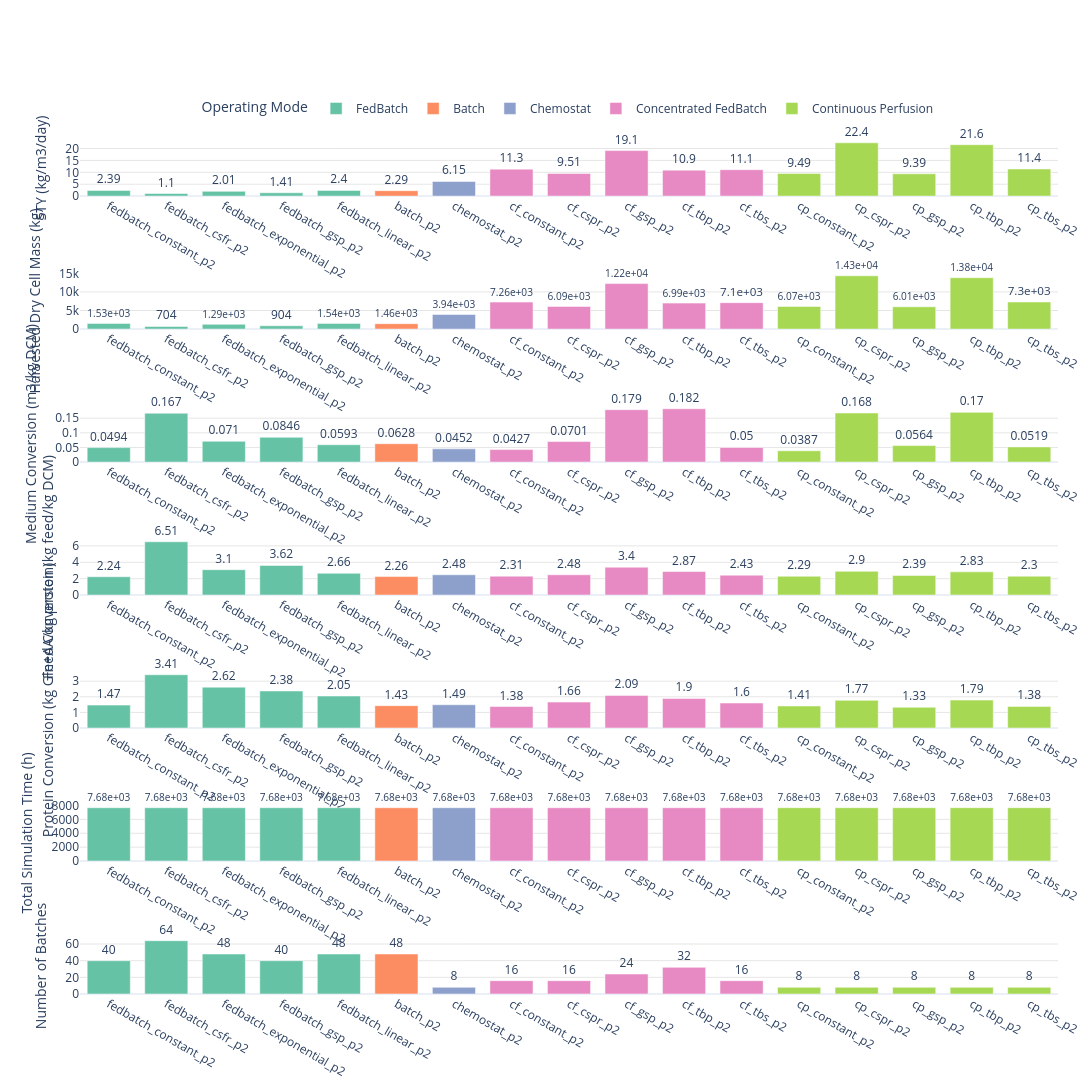

Notebook code for this chart:
### Code cell
# ── KPI Bar Plots: one subplot per KPI, grouped by mode ───────────────────────
import plotly.graph_objects as go
from plotly.subplots import make_subplots


plot_cols = [c for c in KPI_LABELS_MAIN if c in df_stats.columns]
if not plot_cols:
    raise ValueError("No KPI columns available to plot.")

n_plots = len(plot_cols)
fig = make_subplots(
    rows=n_plots,
    cols=1,
    shared_xaxes=False,
    shared_yaxes=False,
    vertical_spacing=0.09,
 )

for row, col in enumerate(plot_cols, start=1):
    for mode in mode_order:
        sub = plot_data_ordered.loc[plot_data_ordered["mode"] == mode, ["short_label", col]].copy()
        sub[col] = sub[col].astype(float)

        fig.add_trace(
            go.Bar(
                x=sub["short_label"],
                y=sub[col],
                name=mode,
                marker_color=mode_colors[mode],
                text=[f"{v:.3g}" for v in sub[col]],
                textposition="outside",
                cliponaxis=False,
                showlegend=(row == 1),
                hovertemplate=(
                    "<b>%{x}</b><br>"
                    + f"{KPI_LABELS_MAIN[col]}: "
                    + "%{y:.4g}<br>"
                    + f"Mode: {mode}<extra></extra>"
                ),
            ),
            row=row,
            col=1,
        )

    fig.update_xaxes(
        categoryorder="array",
        categoryarray=category_order_vertical,
        row=row,
        col=1,
    )
    fig.update_yaxes(
        title_text=KPI_LABELS_MAIN[col],
        row=row,
        col=1,
        showgrid=True,
        gridcolor="rgba(0,0,0,0.10)",
    )

fig.update_layout(
    height=max(700, 340 * n_plots),
    width=1100,
    barmode="group",
    bargap=0.25,
    legend_title_text="Operating Mode",
    legend=dict(
        orientation="h",
        yanchor="bottom",
        y=1.02,
        xanchor="center",
        x=0.5,
    ),
    margin=dict(l=80, r=20, t=140, b=20),
    template="plotly_white",
)

fig.show()

### Figure 1 — Plotly figure (JSON) as saved in the notebook; plotly's stock layout.template omitted (floating-point values rounded to 4 significant figures)
{"data": [{"cliponaxis": false, "hovertemplate": "<b>%{x}</b><br>STY (kg/m3/day): %{y:.4g}<br>Mode: FedBatch<extra></extra>", "marker": {"color": "rgb(102,194,165)"}, "name": "FedBatch", "showlegend": true, "text": ["2.39", "1.1", "2.01", "1.41", "2.4"], "textposition": "outside", "type": "bar", "x": ["fedbatch_constant_p2", "fedbatch_csfr_p2", "fedbatch_exponential_p2", "fedbatch_gsp_p2", "fedbatch_linear_p2"], "xaxis": "x", "y": [2.387, 1.099, 2.013, 1.412, 2.4], "yaxis": "y"}, {"cliponaxis": false, "hovertemplate": "<b>%{x}</b><br>STY (kg/m3/day): %{y:.4g}<br>Mode: Batch<extra></extra>", "marker": {"color": "rgb(252,141,98)"}, "name": "Batch", "showlegend": true, "text": ["2.29"], "textposition": "outside", "type": "bar", "x": ["batch_p2"], "xaxis": "x", "y": [2.285], "yaxis": "y"}, {"cliponaxis": false, "hovertemplate": "<b>%{x}</b><br>STY (kg/m3/day): %{y:.4g}<br>Mode: Chemostat<extra></extra>", "marker": {"color": "rgb(141,160,203)"}, "name": "Chemostat", "showlegend": true, "text": ["6.15"], "textposition": "outside", "type": "bar", "x": ["chemostat_p2"], "xaxis": "x", "y": [6.151], "yaxis": "y"}, {"cliponaxis": false, "hovertemplate": "<b>%{x}</b><br>STY (kg/m3/day): %{y:.4g}<br>Mode: Concentrated FedBatch<extra></extra>", "marker": {"color": "rgb(231,138,195)"}, "name": "Concentrated FedBatch", "showlegend": true, "text": ["11.3", "9.51", "19.1", "10.9", "11.1"], "textposition": "outside", "type": "bar", "x": ["cf_constant_p2", "cf_cspr_p2", "cf_gsp_p2", "cf_tbp_p2", "cf_tbs_p2"], "xaxis": "x", "y": [11.34, 9.512, 19.13, 10.91, 11.1], "yaxis": "y"}, {"cliponaxis": false, "hovertemplate": "<b>%{x}</b><br>STY (kg/m3/day): %{y:.4g}<br>Mode: Continuous Perfusion<extra></extra>", "marker": {"color": "rgb(166,216,84)"}, "name": "Continuous Perfusion", "showlegend": true, "text": ["9.49", "22.4", "9.39", "21.6", "11.4"], "textposition": "outside", "type": "bar", "x": ["cp_constant_p2", "cp_cspr_p2", "cp_gsp_p2", "cp_tbp_p2", "cp_tbs_p2"], "xaxis": "x", "y": [9.488, 22.4, 9.39, 21.61, 11.41], "yaxis": "y"}, {"cliponaxis": false, "hovertemplate": "<b>%{x}</b><br>Harvested Dry Cell Mass (kg): %{y:.4g}<br>Mode: FedBatch<extra></extra>", "marker": {"color": "rgb(102,194,165)"}, "name": "FedBatch", "showlegend": false, "text": ["1.53e+03", "704", "1.29e+03", "904", "1.54e+03"], "textposition": "outside", "type": "bar", "x": ["fedbatch_constant_p2", "fedbatch_csfr_p2", "fedbatch_exponential_p2", "fedbatch_gsp_p2", "fedbatch_linear_p2"], "xaxis": "x2", "y": [1528.0, 703.7, 1289.0, 903.7, 1536.0], "yaxis": "y2"}, {"cliponaxis": false, "hovertemplate": "<b>%{x}</b><br>Harvested Dry Cell Mass (kg): %{y:.4g}<br>Mode: Batch<extra></extra>", "marker": {"color": "rgb(252,141,98)"}, "name": "Batch", "showlegend": false, "text": ["1.46e+03"], "textposition": "outside", "type": "bar", "x": ["batch_p2"], "xaxis": "x2", "y": [1463.0], "yaxis": "y2"}, {"cliponaxis": false, "hovertemplate": "<b>%{x}</b><br>Harvested Dry Cell Mass (kg): %{y:.4g}<br>Mode: Chemostat<extra></extra>", "marker": {"color": "rgb(141,160,203)"}, "name": "Chemostat", "showlegend": false, "text": ["3.94e+03"], "textposition": "outside", "type": "bar", "x": ["chemostat_p2"], "xaxis": "x2", "y": [3937.0], "yaxis": "y2"}, {"cliponaxis": false, "hovertemplate": "<b>%{x}</b><br>Harvested Dry Cell Mass (kg): %{y:.4g}<br>Mode: Concentrated FedBatch<extra></extra>", "marker": {"color": "rgb(231,138,195)"}, "name": "Concentrated FedBatch", "showlegend": false, "text": ["7.26e+03", "6.09e+03", "1.22e+04", "6.99e+03", "7.1e+03"], "textposition": "outside", "type": "bar", "x": ["cf_constant_p2", "cf_cspr_p2", "cf_gsp_p2", "cf_tbp_p2", "cf_tbs_p2"], "xaxis": "x2", "y": [7255.0, 6088.0, 12240.0, 6986.0, 7104.0], "yaxis": "y2"}, {"cliponaxis": false, "hovertemplate": "<b>%{x}</b><br>Harvested Dry Cell Mass (kg): %{y:.4g}<br>Mode: Continuous Perfusion<extra></extra>", "marker": {"color": "rgb(166,216,84)"}, "name": "Continuous Perfusion", "showlegend": false, "text": ["6.07e+03", "1.43e+04", "6.01e+03", "1.38e+04", "7.3e+03"], "textposition": "outside", "type": "bar", "x": ["cp_constant_p2", "cp_cspr_p2", "cp_gsp_p2", "cp_tbp_p2", "cp_tbs_p2"], "xaxis": "x2", "y": [6072.0, 14340.0, 6010.0, 13830.0, 7302.0], "yaxis": "y2"}, {"cliponaxis": false, "hovertemplate": "<b>%{x}</b><br>Medium Conversion (m3/kg DCM): %{y:.4g}<br>Mode: FedBatch<extra></extra>", "marker": {"color": "rgb(102,194,165)"}, "name": "FedBatch", "showlegend": false, "text": ["0.0494", "0.167", "0.071", "0.0846", "0.0593"], "textposition": "outside", "type": "bar", "x": ["fedbatch_constant_p2", "fedbatch_csfr_p2", "fedbatch_exponential_p2", "fedbatch_gsp_p2", "fedbatch_linear_p2"], "xaxis": "x3", "y": [0.04944, 0.167, 0.07105, 0.08463, 0.05928], "yaxis": "y3"}, {"cliponaxis": false, "hovertemplate": "<b>%{x}</b><br>Medium Conversion (m3/kg DCM): %{y:.4g}<br>Mode: Batch<extra></extra>", "marker": {"color": "rgb(252,141,98)"}, "name": "Batch", "showlegend": false, "text": ["0.0628"], "textposition": "outside", "type": "bar", "x": ["batch_p2"], "xaxis": "x3", "y": [0.06276], "yaxis": "y3"}, {"cliponaxis": false, "hovertemplate": "<b>%{x}</b><br>Medium Conversion (m3/kg DCM): %{y:.4g}<br>Mode: Chemostat<extra></extra>", "marker": {"color": "rgb(141,160,203)"}, "name": "Chemostat", "showlegend": false, "text": ["0.0452"], "textposition": "outside", "type": "bar", "x": ["chemostat_p2"], "xaxis": "x3", "y": [0.04522], "yaxis": "y3"}, {"cliponaxis": false, "hovertemplate": "<b>%{x}</b><br>Medium Conversion (m3/kg DCM): %{y:.4g}<br>Mode: Concentrated FedBatch<extra></extra>", "marker": {"color": "rgb(231,138,195)"}, "name": "Concentrated FedBatch", "showlegend": false, "text": ["0.0427", "0.0701", "0.179", "0.182", "0.05"], "textposition": "outside", "type": "bar", "x": ["cf_constant_p2", "cf_cspr_p2", "cf_gsp_p2", "cf_tbp_p2", "cf_tbs_p2"], "xaxis": "x3", "y": [0.04269, 0.07013, 0.179, 0.1822, 0.05002], "yaxis": "y3"}, {"cliponaxis": false, "hovertemplate": "<b>%{x}</b><br>Medium Conversion (m3/kg DCM): %{y:.4g}<br>Mode: Continuous Perfusion<extra></extra>", "marker": {"color": "rgb(166,216,84)"}, "name": "Continuous Perfusion", "showlegend": false, "text": ["0.0387", "0.168", "0.0564", "0.17", "0.0519"], "textposition": "outside", "type": "bar", "x": ["cp_constant_p2", "cp_cspr_p2", "cp_gsp_p2", "cp_tbp_p2", "cp_tbs_p2"], "xaxis": "x3", "y": [0.03874, 0.1677, 0.05639, 0.1699, 0.05186], "yaxis": "y3"}, {"cliponaxis": false, "hovertemplate": "<b>%{x}</b><br>Feed Conversion (kg feed/kg DCM): %{y:.4g}<br>Mode: FedBatch<extra></extra>", "marker": {"color": "rgb(102,194,165)"}, "name": "FedBatch", "showlegend": false, "text": ["2.24", "6.51", "3.1", "3.62", "2.66"], "textposition": "outside", "type": "bar", "x": ["fedbatch_constant_p2", "fedbatch_csfr_p2", "fedbatch_exponential_p2", "fedbatch_gsp_p2", "fedbatch_linear_p2"], "xaxis": "x4", "y": [2.236, 6.507, 3.1, 3.615, 2.658], "yaxis": "y4"}, {"cliponaxis": false, "hovertemplate": "<b>%{x}</b><br>Feed Conversion (kg feed/kg DCM): %{y:.4g}<br>Mode: Batch<extra></extra>", "marker": {"color": "rgb(252,141,98)"}, "name": "Batch", "showlegend": false, "text": ["2.26"], "textposition": "outside", "type": "bar", "x": ["batch_p2"], "xaxis": "x4", "y": [2.257], "yaxis": "y4"}, {"cliponaxis": false, "hovertemplate": "<b>%{x}</b><br>Feed Conversion (kg feed/kg DCM): %{y:.4g}<br>Mode: Chemostat<extra></extra>", "marker": {"color": "rgb(141,160,203)"}, "name": "Chemostat", "showlegend": false, "text": ["2.48"], "textposition": "outside", "type": "bar", "x": ["chemostat_p2"], "xaxis": "x4", "y": [2.477], "yaxis": "y4"}, {"cliponaxis": false, "hovertemplate": "<b>%{x}</b><br>Feed Conversion (kg feed/kg DCM): %{y:.4g}<br>Mode: Concentrated FedBatch<extra></extra>", "marker": {"color": "rgb(231,138,195)"}, "name": "Concentrated FedBatch", "showlegend": false, "text": ["2.31", "2.48", "3.4", "2.87", "2.43"], "textposition": "outside", "type": "bar", "x": ["cf_constant_p2", "cf_cspr_p2", "cf_gsp_p2", "cf_tbp_p2", "cf_tbs_p2"], "xaxis": "x4", "y": [2.306, 2.479, 3.402, 2.874, 2.429], "yaxis": "y4"}, {"cliponaxis": false, "hovertemplate": "<b>%{x}</b><br>Feed Conversion (kg feed/kg DCM): %{y:.4g}<br>Mode: Continuous Perfusion<extra></extra>", "marker": {"color": "rgb(166,216,84)"}, "name": "Continuous Perfusion", "showlegend": false, "text": ["2.29", "2.9", "2.39", "2.83", "2.3"], "textposition": "outside", "type": "bar", "x": ["cp_constant_p2", "cp_cspr_p2", "cp_gsp_p2", "cp_tbp_p2", "cp_tbs_p2"], "xaxis": "x4", "y": [2.292, 2.899, 2.392, 2.835, 2.303], "yaxis": "y4"}, {"cliponaxis": false, "hovertemplate": "<b>%{x}</b><br>Protein Conversion (kg Gln+AA/kg protein): %{y:.4g}<br>Mode: FedBatch<extra></extra>", "marker": {"color": "rgb(102,194,165)"}, "name": "FedBatch", "showlegend": false, "text": ["1.47", "3.41", "2.62", "2.38", "2.05"], "textposition": "outside", "type": "bar", "x": ["fedbatch_constant_p2", "fedbatch_csfr_p2", "fedbatch_exponential_p2", "fedbatch_gsp_p2", "fedbatch_linear_p2"], "xaxis": "x5", "y": [1.467, 3.414, 2.617, 2.375, 2.052], "yaxis": "y5"}, {"cliponaxis": false, "hovertemplate": "<b>%{x}</b><br>Protein Conversion (kg Gln+AA/kg protein): %{y:.4g}<br>Mode: Batch<extra></extra>", "marker": {"color": "rgb(252,141,98)"}, "name": "Batch", "showlegend": false, "text": ["1.43"], "textposition": "outside", "type": "bar", "x": ["batch_p2"], "xaxis": "x5", "y": [1.434], "yaxis": "y5"}, {"cliponaxis": false, "hovertemplate": "<b>%{x}</b><br>Protein Conversion (kg Gln+AA/kg protein): %{y:.4g}<br>Mode: Chemostat<extra></extra>", "marker": {"color": "rgb(141,160,203)"}, "name": "Chemostat", "showlegend": false, "text": ["1.49"], "textposition": "outside", "type": "bar", "x": ["chemostat_p2"], "xaxis": "x5", "y": [1.491], "yaxis": "y5"}, {"cliponaxis": false, "hovertemplate": "<b>%{x}</b><br>Protein Conversion (kg Gln+AA/kg protein): %{y:.4g}<br>Mode: Concentrated FedBatch<extra></extra>", "marker": {"color": "rgb(231,138,195)"}, "name": "Concentrated FedBatch", "showlegend": false, "text": ["1.38", "1.66", "2.09", "1.9", "1.6"], "textposition": "outside", "type": "bar", "x": ["cf_constant_p2", "cf_cspr_p2", "cf_gsp_p2", "cf_tbp_p2", "cf_tbs_p2"], "xaxis": "x5", "y": [1.379, 1.661, 2.09, 1.896, 1.604], "yaxis": "y5"}, {"cliponaxis": false, "hovertemplate": "<b>%{x}</b><br>Protein Conversion (kg Gln+AA/kg protein): %{y:.4g}<br>Mode: Continuous Perfusion<extra></extra>", "marker": {"color": "rgb(166,216,84)"}, "name": "Continuous Perfusion", "showlegend": false, "text": ["1.41", "1.77", "1.33", "1.79", "1.38"], "textposition": "outside", "type": "bar", "x": ["cp_constant_p2", "cp_cspr_p2", "cp_gsp_p2", "cp_tbp_p2", "cp_tbs_p2"], "xaxis": "x5", "y": [1.413, 1.772, 1.33, 1.79, 1.383], "yaxis": "y5"}, {"cliponaxis": false, "hovertemplate": "<b>%{x}</b><br>Total Simulation Time (h): %{y:.4g}<br>Mode: FedBatch<extra></extra>", "marker": {"color": "rgb(102,194,165)"}, "name": "FedBatch", "showlegend": false, "text": ["7.68e+03", "7.68e+03", "7.68e+03", "7.68e+03", "7.68e+03"], "textposition": "outside", "type": "bar", "x": ["fedbatch_constant_p2", "fedbatch_csfr_p2", "fedbatch_exponential_p2", "fedbatch_gsp_p2", "fedbatch_linear_p2"], "xaxis": "x6", "y": [7680.0, 7680.0, 7680.0, 7680.0, 7680.0], "yaxis": "y6"}, {"cliponaxis": false, "hovertemplate": "<b>%{x}</b><br>Total Simulation Time (h): %{y:.4g}<br>Mode: Batch<extra></extra>", "marker": {"color": "rgb(252,141,98)"}, "name": "Batch", "showlegend": false, "text": ["7.68e+03"], "textposition": "outside", "type": "bar", "x": ["batch_p2"], "xaxis": "x6", "y": [7680.0], "yaxis": "y6"}, {"cliponaxis": false, "hovertemplate": "<b>%{x}</b><br>Total Simulation Time (h): %{y:.4g}<br>Mode: Chemostat<extra></extra>", "marker": {"color": "rgb(141,160,203)"}, "name": "Chemostat", "showlegend": false, "text": ["7.68e+03"], "textposition": "outside", "type": "bar", "x": ["chemostat_p2"], "xaxis": "x6", "y": [7680.0], "yaxis": "y6"}, {"cliponaxis": false, "hovertemplate": "<b>%{x}</b><br>Total Simulation Time (h): %{y:.4g}<br>Mode: Concentrated FedBatch<extra></extra>", "marker": {"color": "rgb(231,138,195)"}, "name": "Concentrated FedBatch", "showlegend": false, "text": ["7.68e+03", "7.68e+03", "7.68e+03", "7.68e+03", "7.68e+03"], "textposition": "outside", "type": "bar", "x": ["cf_constant_p2", "cf_cspr_p2", "cf_gsp_p2", "cf_tbp_p2", "cf_tbs_p2"], "xaxis": "x6", "y": [7680.0, 7680.0, 7680.0, 7680.0, 7680.0], "yaxis": "y6"}, {"cliponaxis": false, "hovertemplate": "<b>%{x}</b><br>Total Simulation Time (h): %{y:.4g}<br>Mode: Continuous Perfusion<extra></extra>", "marker": {"color": "rgb(166,216,84)"}, "name": "Continuous Perfusion", "showlegend": false, "text": ["7.68e+03", "7.68e+03", "7.68e+03", "7.68e+03", "7.68e+03"], "textposition": "outside", "type": "bar", "x": ["cp_constant_p2", "cp_cspr_p2", "cp_gsp_p2", "cp_tbp_p2", "cp_tbs_p2"], "xaxis": "x6", "y": [7680.0, 7680.0, 7680.0, 7680.0, 7680.0], "yaxis": "y6"}, {"cliponaxis": false, "hovertemplate": "<b>%{x}</b><br>Number of Batches: %{y:.4g}<br>Mode: FedBatch<extra></extra>", "marker": {"color": "rgb(102,194,165)"}, "name": "FedBatch", "showlegend": false, "text": ["40", "64", "48", "40", "48"], "textposition": "outside", "type": "bar", "x": ["fedbatch_constant_p2", "fedbatch_csfr_p2", "fedbatch_exponential_p2", "fedbatch_gsp_p2", "fedbatch_linear_p2"], "xaxis": "x7", "y": [40.0, 64.0, 48.0, 40.0, 48.0], "yaxis": "y7"}, {"cliponaxis": false, "hovertemplate": "<b>%{x}</b><br>Number of Batches: %{y:.4g}<br>Mode: Batch<extra></extra>", "marker": {"color": "rgb(252,141,98)"}, "name": "Batch", "showlegend": false, "text": ["48"], "textposition": "outside", "type": "bar", "x": ["batch_p2"], "xaxis": "x7", "y": [48.0], "yaxis": "y7"}, {"cliponaxis": false, "hovertemplate": "<b>%{x}</b><br>Number of Batches: %{y:.4g}<br>Mode: Chemostat<extra></extra>", "marker": {"color": "rgb(141,160,203)"}, "name": "Chemostat", "showlegend": false, "text": ["8"], "textposition": "outside", "type": "bar", "x": ["chemostat_p2"], "xaxis": "x7", "y": [8.0], "yaxis": "y7"}, {"cliponaxis": false, "hovertemplate": "<b>%{x}</b><br>Number of Batches: %{y:.4g}<br>Mode: Concentrated FedBatch<extra></extra>", "marker": {"color": "rgb(231,138,195)"}, "name": "Concentrated FedBatch", "showlegend": false, "text": ["16", "16", "24", "32", "16"], "textposition": "outside", "type": "bar", "x": ["cf_constant_p2", "cf_cspr_p2", "cf_gsp_p2", "cf_tbp_p2", "cf_tbs_p2"], "xaxis": "x7", "y": [16.0, 16.0, 24.0, 32.0, 16.0], "yaxis": "y7"}, {"cliponaxis": false, "hovertemplate": "<b>%{x}</b><br>Number of Batches: %{y:.4g}<br>Mode: Continuous Perfusion<extra></extra>", "marker": {"color": "rgb(166,216,84)"}, "name": "Continuous Perfusion", "showlegend": false, "text": ["8", "8", "8", "8", "8"], "textposition": "outside", "type": "bar", "x": ["cp_constant_p2", "cp_cspr_p2", "cp_gsp_p2", "cp_tbp_p2", "cp_tbs_p2"], "xaxis": "x7", "y": [8.0, 8.0, 8.0, 8.0, 8.0], "yaxis": "y7"}], "layout": {"bargap": 0.25, "barmode": "group", "height": 2380, "legend": {"orientation": "h", "title": {"text": "Operating Mode"}, "x": 0.5, "xanchor": "center", "y": 1.02, "yanchor": "bottom"}, "margin": {"b": 20, "l": 80, "r": 20, "t": 140}, "width": 1100, "xaxis": {"anchor": "y", "categoryarray": ["fedbatch_constant_p2", "fedbatch_csfr_p2", "fedbatch_exponential_p2", "fedbatch_gsp_p2", "fedbatch_linear_p2", "batch_p2", "chemostat_p2", "cf_constant_p2", "cf_cspr_p2", "cf_gsp_p2", "cf_tbp_p2", "cf_tbs_p2", "cp_constant_p2", "cp_cspr_p2", "cp_gsp_p2", "cp_tbp_p2", "cp_tbs_p2"], "categoryorder": "array", "domain": [0, 1]}, "xaxis2": {"anchor": "y2", "categoryarray": ["fedbatch_constant_p2", "fedbatch_csfr_p2", "fedbatch_exponential_p2", "fedbatch_gsp_p2", "fedbatch_linear_p2", "batch_p2", "chemostat_p2", "cf_constant_p2", "cf_cspr_p2", "cf_gsp_p2", "cf_tbp_p2", "cf_tbs_p2", "cp_constant_p2", "cp_cspr_p2", "cp_gsp_p2", "cp_tbp_p2", "cp_tbs_p2"], "categoryorder": "array", "domain": [0, 1]}, "xaxis3": {"anchor": "y3", "categoryarray": ["fedbatch_constant_p2", "fedbatch_csfr_p2", "fedbatch_exponential_p2", "fedbatch_gsp_p2", "fedbatch_linear_p2", "batch_p2", "chemostat_p2", "cf_constant_p2", "cf_cspr_p2", "cf_gsp_p2", "cf_tbp_p2", "cf_tbs_p2", "cp_constant_p2", "cp_cspr_p2", "cp_gsp_p2", "cp_tbp_p2", "cp_tbs_p2"], "categoryorder": "array", "domain": [0, 1]}, "xaxis4": {"anchor": "y4", "categoryarray": ["fedbatch_constant_p2", "fedbatch_csfr_p2", "fedbatch_exponential_p2", "fedbatch_gsp_p2", "fedbatch_linear_p2", "batch_p2", "chemostat_p2", "cf_constant_p2", "cf_cspr_p2", "cf_gsp_p2", "cf_tbp_p2", "cf_tbs_p2", "cp_constant_p2", "cp_cspr_p2", "cp_gsp_p2", "cp_tbp_p2", "cp_tbs_p2"], "categoryorder": "array", "domain": [0, 1]}, "xaxis5": {"anchor": "y5", "categoryarray": ["fedbatch_constant_p2", "fedbatch_csfr_p2", "fedbatch_exponential_p2", "fedbatch_gsp_p2", "fedbatch_linear_p2", "batch_p2", "chemostat_p2", "cf_constant_p2", "cf_cspr_p2", "cf_gsp_p2", "cf_tbp_p2", "cf_tbs_p2", "cp_constant_p2", "cp_cspr_p2", "cp_gsp_p2", "cp_tbp_p2", "cp_tbs_p2"], "categoryorder": "array", "domain": [0, 1]}, "xaxis6": {"anchor": "y6", "categoryarray": ["fedbatch_constant_p2", "fedbatch_csfr_p2", "fedbatch_exponential_p2", "fedbatch_gsp_p2", "fedbatch_linear_p2", "batch_p2", "chemostat_p2", "cf_constant_p2", "cf_cspr_p2", "cf_gsp_p2", "cf_tbp_p2", "cf_tbs_p2", "cp_constant_p2", "cp_cspr_p2", "cp_gsp_p2", "cp_tbp_p2", "cp_tbs_p2"], "categoryorder": "array", "domain": [0, 1]}, "xaxis7": {"anchor": "y7", "categoryarray": ["fedbatch_constant_p2", "fedbatch_csfr_p2", "fedbatch_exponential_p2", "fedbatch_gsp_p2", "fedbatch_linear_p2", "batch_p2", "chemostat_p2", "cf_constant_p2", "cf_cspr_p2", "cf_gsp_p2", "cf_tbp_p2", "cf_tbs_p2", "cp_constant_p2", "cp_cspr_p2", "cp_gsp_p2", "cp_tbp_p2", "cp_tbs_p2"], "categoryorder": "array", "domain": [0, 1]}, "yaxis": {"anchor": "x", "domain": [0.9343, 1], "gridcolor": "rgba(0,0,0,0.10)", "showgrid": true, "title": {"text": "STY (kg/m3/day)"}}, "yaxis2": {"anchor": "x2", "domain": [0.7786, 0.8443], "gridcolor": "rgba(0,0,0,0.10)", "showgrid": true, "title": {"text": "Harvested Dry Cell Mass (kg)"}}, "yaxis3": {"anchor": "x3", "domain": [0.6229, 0.6886], "gridcolor": "rgba(0,0,0,0.10)", "showgrid": true, "title": {"text": "Medium Conversion (m3/kg DCM)"}}, "yaxis4": {"anchor": "x4", "domain": [0.4671, 0.5329], "gridcolor": "rgba(0,0,0,0.10)", "showgrid": true, "title": {"text": "Feed Conversion (kg feed/kg DCM)"}}, "yaxis5": {"anchor": "x5", "domain": [0.3114, 0.3771], "gridcolor": "rgba(0,0,0,0.10)", "showgrid": true, "title": {"text": "Protein Conversion (kg Gln+AA/kg protein)"}}, "yaxis6": {"anchor": "x6", "domain": [0.1557, 0.2214], "gridcolor": "rgba(0,0,0,0.10)", "showgrid": true, "title": {"text": "Total Simulation Time (h)"}}, "yaxis7": {"anchor": "x7", "domain": [0, 0.06571], "gridcolor": "rgba(0,0,0,0.10)", "showgrid": true, "title": {"text": "Number of Batches"}}}}
